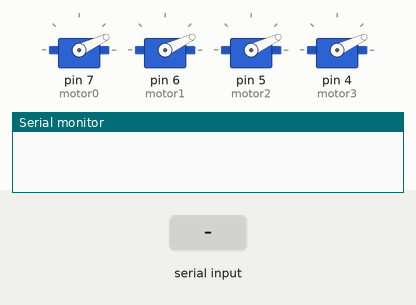
This sketch was run on a simulated Arduino Uno, built with avr-gcc and run on an emulated ATmega328P. Parts: 4 × servo, the last lines printed to the serial monitor. Inputs (shaded band) come from the test bench.

Above: at 9.2 s.
9.3 s: "1\n" received over Serial
At 10.0 s:
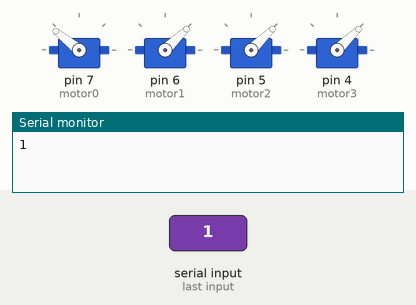
10.8 s: "0\n" received over Serial
At 11.2 s:
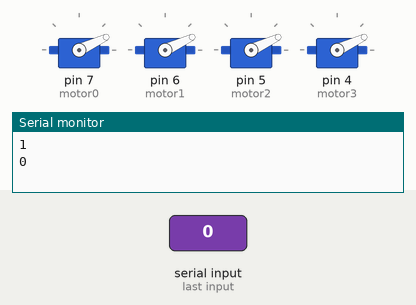
Timing chart, 0 to 13.8 s (numbered marks = the images above; inputs shaded):
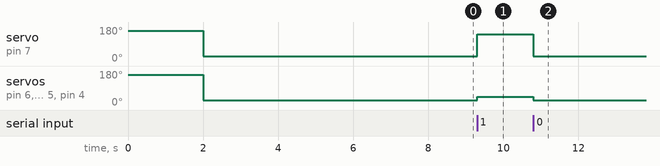

Measured:
- after the input at 9.3 s, servo on pin 7 (motor0): 25° → 141° at once; servo on pin 6 (motor1), servo on pin 5 (motor2), servo on pin 4 (motor3): 25° → 44° at once
- after the input at 10.8 s, servo on pin 7 (motor0): 141° → 25° at once; servo on pin 6 (motor1), servo on pin 5 (motor2), servo on pin 4 (motor3): 44° → 25° at once

The sketch:

basic_bluetooth.ino
```cpp
#include <SoftwareSerial.h>
#include <Servo.h>

char data = 0;
Servo motor0;
Servo motor1;
Servo motor2;
Servo motor3;
int ledPin = 13;
void setup()
{
  Serial.begin(9600);

  motor0.attach(7);
  motor1.attach(6);
  motor2.attach(5);
  motor3.attach(4);

  motor0.writeMicroseconds(2200);
  motor1.writeMicroseconds(2200);
  motor2.writeMicroseconds(2200);
  motor3.writeMicroseconds(2200);
  delay(2000);
  motor0.writeMicroseconds(800);
  motor1.writeMicroseconds(800);
  motor2.writeMicroseconds(800);
  motor3.writeMicroseconds(800);
  delay(6000);
}
void loop()
{
  if(Serial.available() > 0)
  {
    data = Serial.read();
    Serial.print(data);
    Serial.print("\n");
    if(data == '1'){
      motor0.writeMicroseconds(2000);
      motor1.writeMicroseconds(1000);
      motor2.writeMicroseconds(1000);
      motor3.writeMicroseconds(1000);
      //digitalWrite(ledPin, HIGH);
    }
    else if(data == '0'){
      motor0.writeMicroseconds(800);
      motor1.writeMicroseconds(800);
      motor2.writeMicroseconds(800);
      motor3.writeMicroseconds(800);
      //digitalWrite(ledPin, LOW);
    }
  }
}
```
